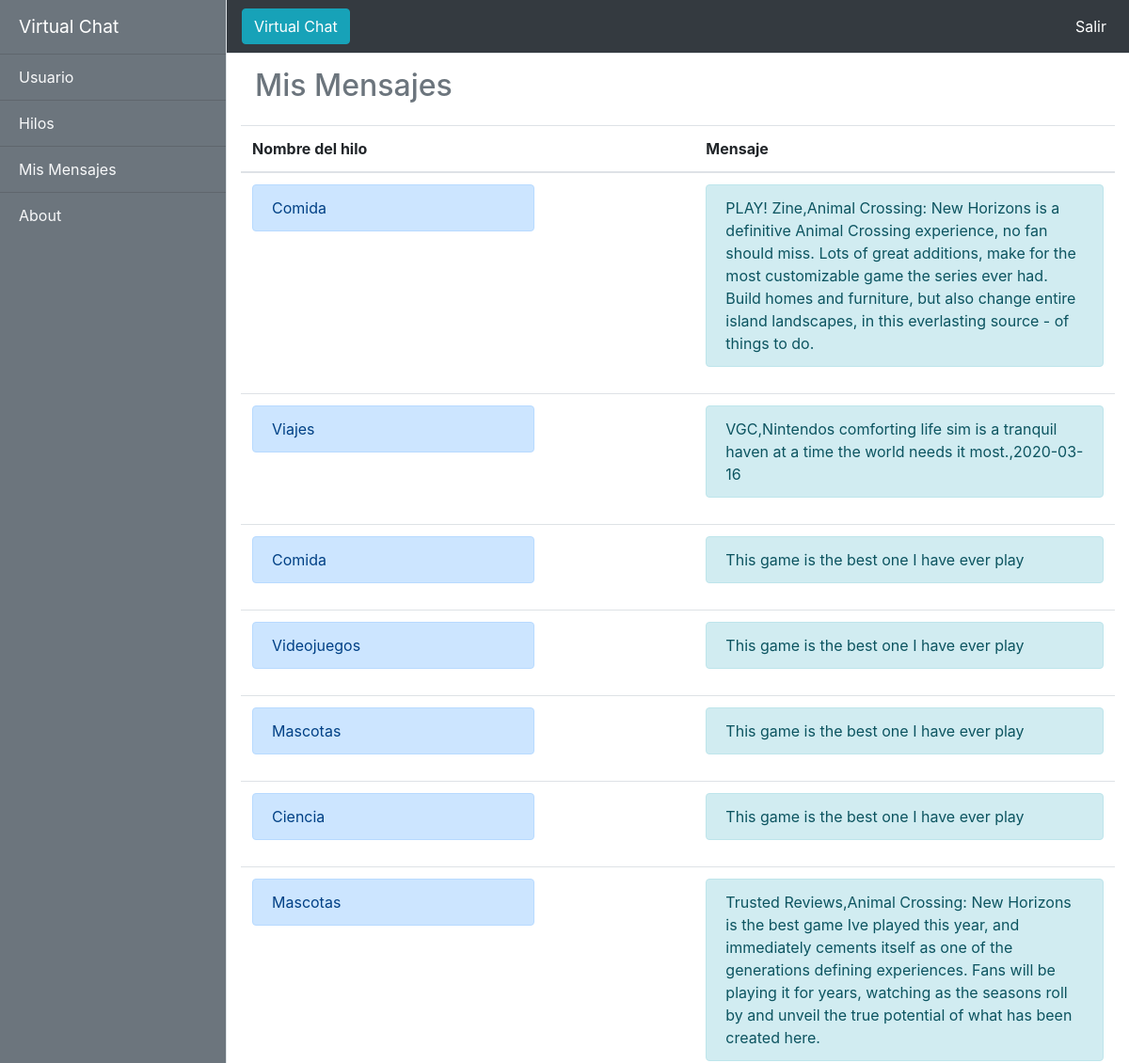
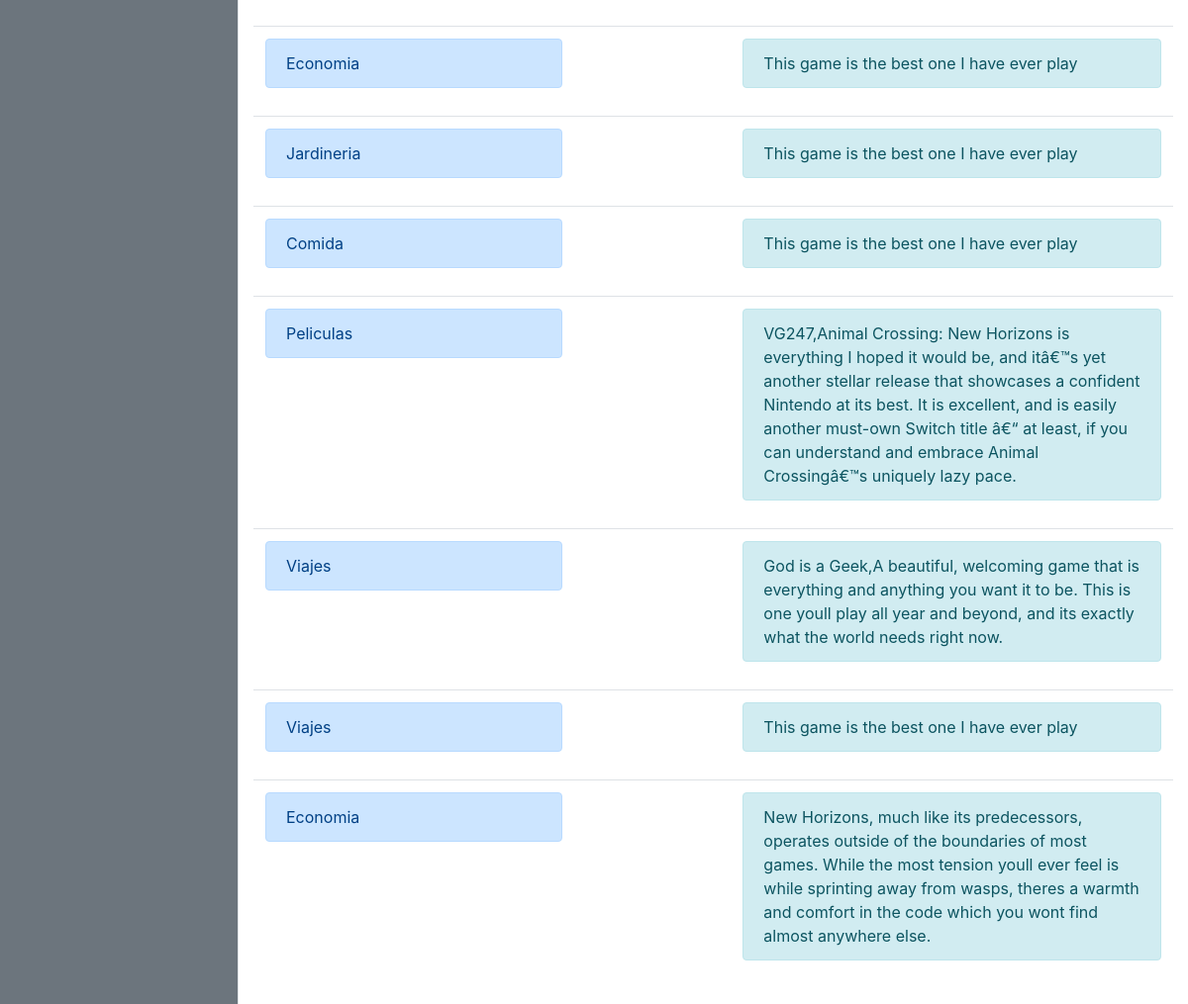
Screenshot of /view/misMensajes.php (signed in) with the database file from the repository (2 pictures, top to bottom).
### tables this page shows
CREATE TABLE MENSAJE (
	ID_COMENTARIO 	INT NOT NULL PRIMARY KEY AUTO_INCREMENT, 
    ID_USUARIO 		INT NOT NULL, 
    ID_HILO 		INT NOT NULL, 
    FECHA 			DATE NOT NULL, 
    MENSAJE VARCHAR(1000) NOT NULL,
    FOREIGN KEY (ID_USUARIO) REFERENCES USUARIOS (ID_USUARIO) ON DELETE CASCADE ON UPDATE CASCADE, 
    FOREIGN KEY (ID_HILO) REFERENCES HILO (ID_HILO)
);

CREATE TABLE HILO (
	ID_HILO 	INT NOT NULL PRIMARY KEY, 
    NOMBRE_HILO VARCHAR(25), 
    ID_RATE 	INT NOT NULL, 
    FOREIGN KEY (ID_RATE) REFERENCES RATE (ID_RATE)
);

### model/Mensajes.php (called while the page is built, shortened)
<?php
    function ConsultarMensajesModel($IDusuario){
        $instancia = AbrirDB();
        $Mensajes = $instancia -> query("CALL VER_MENSAJES('$IDusuario')");
        return $Mensajes;
    }
?>

### controller/MensajesController.php (the view, shortened to what this page needs)
<?php
include_once '../model/Mensajes.php';
function ConsultarMensajesController($IDusuario)
{
    $listaMensajes = ConsultarMensajesModel($IDusuario);
    while ($item = mysqli_fetch_array($listaMensajes))
    {
        echo "<tr>";
        echo '<td style = "width: 300px"><div class="alert alert-primary" style = "width: 300px" role="alert">' . $item["NOMBRE_HILO"]."</div> </td>";
        echo '<td style = "width: 300px"><div class="alert alert-info" role="alert">' . $item["MENSAJE"]."</div> </td>";
        echo "</tr>";
    }
}
?>

### view/misMensajes.php (shortened to what this page needs)
<?php
  include 'componentes.php';
  include '../controller/MensajesController.php';
?>
<!DOCTYPE html>
<html lang="en">
<head>
    <link href="../vendor/bootstrap/css/bootstrap.min.css" rel="stylesheet">
    <link href="../css/simple-sidebar.css" rel="stylesheet">
</head>
<body>
    <div class="d-flex" id="wrapper">
        <?php MostrarMenu();?>
        <?php MostrarNav();?>
        <?php
        $IDuser = $_SESSION["IDuser"]
        ?>
        <div class="container-fluid">
            <h2 class="text-secondary" style="padding: 15px"> Mis Mensajes </h2>
            <table id="tMensajes" class="table">
            <thead>
                <th>Nombre del hilo</th>
                <th>Mensaje</th>
                </thead>
                <tbody>
                    <?php
                    ConsultarMensajesController($IDuser);
                    ?>
                </tbody>
            </table>
        </div>
    </div>
</body>
</html>

### view/componentes.php (shortened to what this page needs)
<?php
    function MostrarMenu(){
    echo '
        <div class="bg-secondary border-right" id="sidebar-wrapper">
            <div class="sidebar-heading text-white">Virtual Chat </div>
                <div class="list-group list-group-flush">
                    <a href="main.php" class="list-group-item list-group-item-action bg-secondary text-light">Usuario</a>
                    <a href="hilos.php" class="list-group-item list-group-item-action bg-secondary text-light">Hilos</a>
                    <a href="misMensajes.php" class="list-group-item list-group-item-action bg-secondary text-light">Mis Mensajes</a>';
    echo '<a href="#" class="list-group-item list-group-item-action bg-secondary text-light">About</a>';
    echo '</div>
        </div>
    ';
    }
?>
<?php
    function MostrarNav(){
        echo '
        <div id="page-content-wrapper">
          <nav class="navbar navbar-expand-lg navbar-dark bg-dark border-bottom">
            <button class="btn btn-info" id="menu-toggle">Virtual Chat</button>
            <button class="navbar-toggler" type="button" data-toggle="collapse" data-target="#navbarSupportedContent" aria-controls="navbarSupportedContent" aria-expanded="false" aria-label="Toggle navigation">
              <span class="navbar-toggler-icon"></span>
            </button>
            <div class="collapse navbar-collapse" id="navbarSupportedContent">
              <ul class="navbar-nav ml-auto mt-2 mt-lg-0">
                <li class="nav-item">
                  <a class="nav-link" style = "color:white" href="../index.php">Salir</a>
                </li>
              </ul>
            </div>
          </nav>
        ';
    }
?>

### css/simple-sidebar.css (style rules this page uses)
body { overflow-x: hidden; }
#sidebar-wrapper { min-height: 100vh; margin-left: -15rem; -webkit-transition: margin .25s ease-out; -moz-transition: margin .25s ease-out; -o-transition: margin .25s ease-out; transition: margin .25s ease-out; }
#sidebar-wrapper .sidebar-heading { padding: 0.875rem 1.25rem; font-size: 1.2rem; }
#sidebar-wrapper .list-group { width: 15rem; }
#page-content-wrapper { min-width: 100vw; }
@media (min-width: 768px) { #sidebar-wrapper { margin-left: 0; } }
@media (min-width: 768px) { #page-content-wrapper { min-width: 0; width: 100%; } }

### rows the page displays
mensaje: ID_HILO.NOMBRE_HILO "Comida", MENSAJE "PLAY! Zine,Animal Crossing: New Horizons is a definitive Animal Crossing experience, no fan should miss. Lots of great additions, make for the most customizable game the series ever had. Build homes and furniture, but also change entire island landscapes, in this everlasting source - of things to do."
mensaje: ID_HILO.NOMBRE_HILO "Viajes", MENSAJE "VGC,Nintendos comforting life sim is a tranquil haven at a time the world needs it most.,2020-03-16"
mensaje: ID_HILO.NOMBRE_HILO "Comida", MENSAJE "This game is the best one I have ever play"
mensaje: ID_HILO.NOMBRE_HILO "Videojuegos", MENSAJE "This game is the best one I have ever play"
mensaje: ID_HILO.NOMBRE_HILO "Mascotas", MENSAJE "This game is the best one I have ever play"
mensaje: ID_HILO.NOMBRE_HILO "Ciencia", MENSAJE "This game is the best one I have ever play"
mensaje: ID_HILO.NOMBRE_HILO "Mascotas", MENSAJE "Trusted Reviews,Animal Crossing: New Horizons is the best game Ive played this year, and immediately cements itself as one of the generations defining experiences. Fans will be playing it for years, watching as the seasons roll by and unveil the true potential of what has been created here."
mensaje: ID_HILO.NOMBRE_HILO "Economia", MENSAJE "This game is the best one I have ever play"
mensaje: ID_HILO.NOMBRE_HILO "Jardineria", MENSAJE "This game is the best one I have ever play"
mensaje: ID_HILO.NOMBRE_HILO "Comida", MENSAJE "This game is the best one I have ever play"
mensaje: ID_HILO.NOMBRE_HILO "Peliculas", MENSAJE "VG247,Animal Crossing: New Horizons is everything I hoped it would be, and itâ€™s yet another stellar release that showcases a confident Nintendo at its best. It is excellent, and is easily another must-own Switch title â€“ at least, if you can understand and embrace Animal Crossingâ€™s uniquely lazy pace."
mensaje: ID_HILO.NOMBRE_HILO "Viajes", MENSAJE "God is a Geek,A beautiful, welcoming game that is everything and anything you want it to be. This is one youll play all year and beyond, and its exactly what the world needs right now."
mensaje: ID_HILO.NOMBRE_HILO "Viajes", MENSAJE "This game is the best one I have ever play"
mensaje: ID_HILO.NOMBRE_HILO "Economia", MENSAJE "New Horizons, much like its predecessors, operates outside of the boundaries of most games. While the most tension youll ever feel is while sprinting away from wasps, theres a warmth and comfort in the code which you wont find almost anywhere else."
